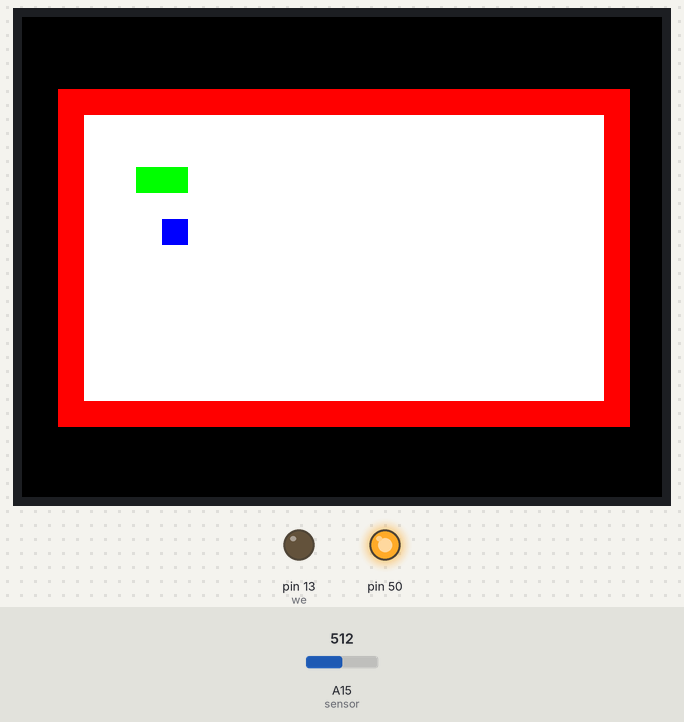
Simulated run of this sketch. Board: Arduino Mega 2560, built with avr-gcc and run on an emulated ATmega2560. Shown: 320×240 colour display, output pins drawn as LEDs (lit = HIGH). The test bench sets the inputs (shaded band); at power-on: A15 (sensor) = 512. Random numbers use the default seed unless the sketch sets one; EEPROM starts erased.

Above: at 1.5 s.
1.6 s: A15 (sensor) set to 306
At 2.97 s:
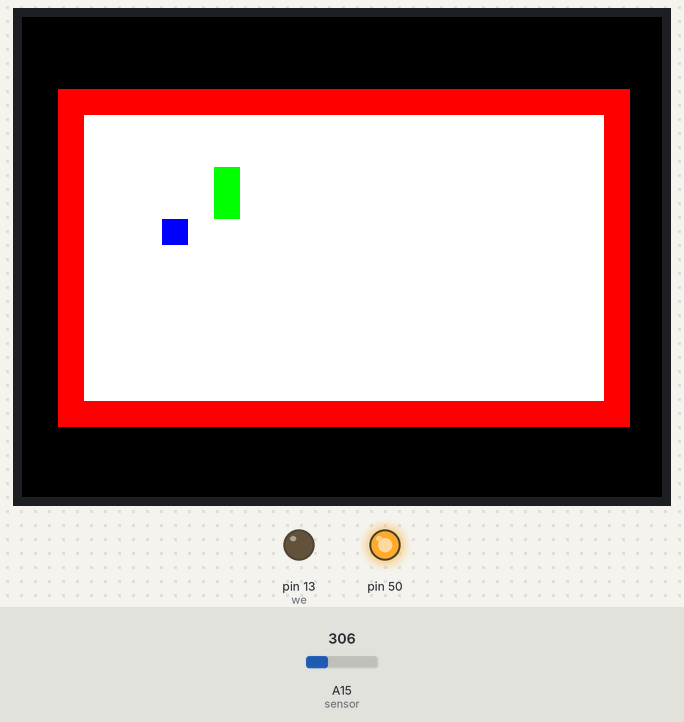
4.0 s: A15 (sensor) set to 511
At 4.78 s:
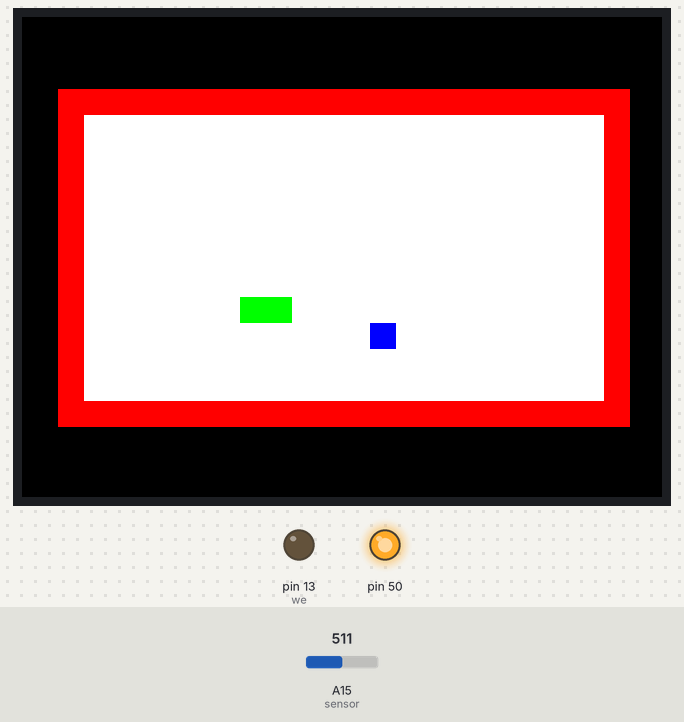
5.8 s: A15 (sensor) set to 122
At 6.54 s:
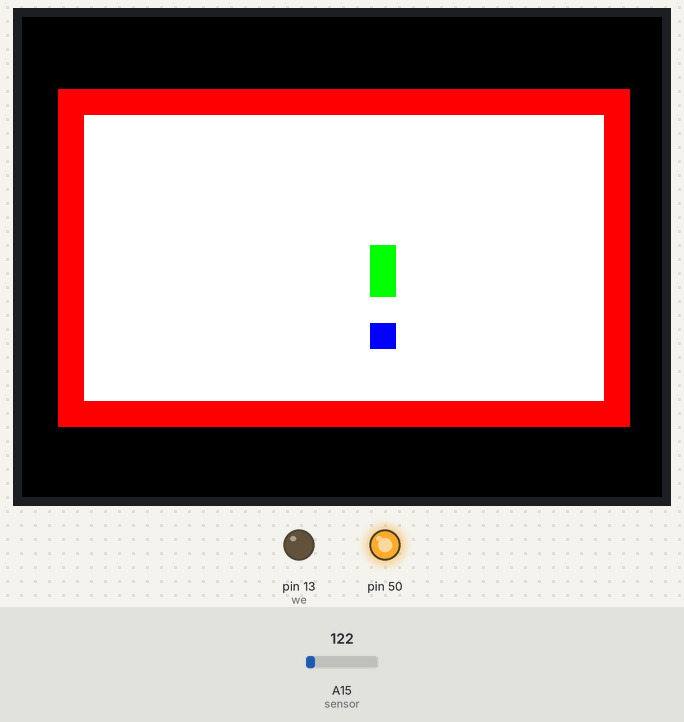
Timing chart, 0 to 8.8 s (numbered marks = the images above; inputs shaded):
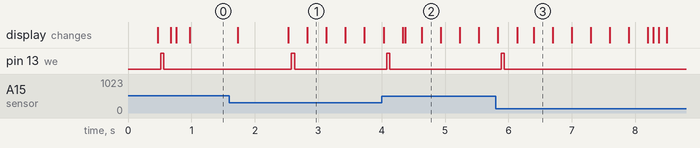

The sketch:

snake_foodtime.ino
```cpp
#include <EEPROM.h>
// #include "TimerOne.h"  // timer

#include <LCDWIKI_GUI.h>                          //Core graphics library
#include <LCDWIKI_KBV.h>                          //Hardware-specific library
LCDWIKI_KBV my_lcd(ILI9341, A3, A2, A1, A0, A4);  //model,cs,cd,wr,rd,reset

uint16_t value = 60848;           //Preload timer value (57722 for 0.5 seconds)
uint16_t time_value_food = 3035;  //Preload timer value (3035 for 4 seconds)
uint8_t first_interrupt_1 = 0;
uint8_t first_interrupt_3 = 0;
uint16_t last_time_food = 0;

int lcd_height;
int lcd_width;
const uint8_t side = 13;

int adc_key_val[5] = { 50, 200, 400, 600, 800 };
int NUM_KEYS = 5;
int adc_key_in;
int key = -1;
int oldkey = -1;

bool interrupt_state = 1;

uint8_t game_state = 1;
const uint8_t height = 11;
const uint8_t width = 20;

uint8_t base_x;
uint8_t base_y;

struct pos {
  uint8_t x;
  uint8_t y;
};

uint8_t game_array[height * width] = { 0 };
pos snake_head = { 2, 2 };
pos snake_tail = { 2, 3 };
pos food = { 3, 4 };
uint8_t snake_length = 2;
uint8_t snake_dir = 4;  // 1 left; 2 up; 3 down; 4 right;

// intermittent variables here
const uint8_t food_value = 250;
uint8_t resotre_state;


void setup() {
  // Serial.begin(115200);  // 9600 bps
  // while (!Serial) { ; }
  // delay(2000);
  // Serial.println("-----Program Restart-----  Restart times: ");

  pinMode(13, OUTPUT);  //we'll use the debug LED to output a heartbeat
  pinMode(50, OUTPUT);
  digitalWrite(50, HIGH);

  my_lcd.Init_LCD();
  // Serial.println(my_lcd.Read_ID(), HEX);
  my_lcd.Fill_Screen(0x0);
  my_lcd.Set_Rotation(1);
  lcd_height = my_lcd.Get_Display_Height();
  lcd_width = my_lcd.Get_Display_Width();

  base_x = (lcd_width - (2 + width) * side) / 2 + 1 + side;
  base_y = (lcd_height - (2 + height) * side) / 2 + 1 + side;

  if (EEPROM.read(0) == 0) {  //
    snake_dir = EEPROM[1];
    EEPROM.get(2, last_time_food);
    EEPROM.get(6, game_array);
    snake_length = 0;
  } else {
    snake_dir = EEPROM[6 + width * height];
    EEPROM.get(7 + width * height, last_time_food);
    EEPROM.get(11 + width * height, game_array);
    snake_length = 0;
  }


  uint8_t max_head = 0;
  for (int i = 0; i < width; ++i) {  // not eat food
    for (int j = 0; j < height; ++j) {
      if (game_array[i + j * width] > 0 && game_array[i + j * width] < 220) {
        snake_length++;
        if (game_array[i + j * width] > max_head) {
          snake_head.x = i;
          snake_head.y = j;
          max_head = game_array[i + j * width];
        }
      } else if (game_array[i + j * width] > 220) {
        food.x = i;
        food.y = j;
        game_array[i + j * width] = food_value;
      }
    }
  }
  // Serial.println(max_head);
  // Serial.println(snake_length);
  // Serial.println(snake_dir);
  init_game();

  // Timer1.initialize(500000);  // move per second
  // Timer1.attachInterrupt(Flash);

  noInterrupts();  // disable all interrupts
  TCCR1A = 0;
  TCCR1B = 0;
  TCNT1 = value;
  TCCR1B |= (1 << CS10) | (1 << CS12);  // 1024 prescaler
  TIMSK1 |= (1 << TOIE1);               // enable timer overflow interrupt ISR

  TCCR3A = 0;
  TCCR3B = 0;
  TCNT3 = time_value_food;
  TCCR3B |= (1 << CS30) | (1 << CS32);  // 1024 prescaler
  TIMSK3 |= (1 << TOIE3);               // enable timer overflow interrupt ISR
  interrupts();                         // enable all interrupts
}

// constantly judge the dir of snake
void loop() {
  adc_key_in = analogRead(A15);  // read the value from the sensor
  digitalWrite(13, LOW);
  key = get_key(adc_key_in);  // convert into key press
  if (key != oldkey)          // if keypress is detected
  {
    delay(50);                     // wait for debounce time
    adc_key_in = analogRead(A15);  // read the value from the sensor
    key = get_key(adc_key_in);     // convert into key press
    if (key != oldkey) {
      oldkey = key;
      if (key >= 0) {
        digitalWrite(13, HIGH);
        switch (key) {
          case 0:  // s1
            if (snake_head.x - 1 + snake_head.y * width > -1)
              if (game_array[snake_head.x - 1 + snake_head.y * width] < 1)
                snake_dir = 1;
            break;
          case 1:  // s2
            if (snake_head.x + (snake_head.y - 1) * width > -1)
              if (game_array[snake_head.x + (snake_head.y - 1) * width] < 1)
                snake_dir = 3;
            break;
          case 2:  // s3
            if (snake_head.x + (snake_head.y + 1) * width > -1)
              if (game_array[snake_head.x + (snake_head.y + 1) * width] < 1)
                snake_dir = 2;
            break;
          case 3:  // s4
            if (snake_head.x + 1 + snake_head.y * width > -1)
              if (game_array[snake_head.x + 1 + snake_head.y * width] < 1)
                snake_dir = 4;
            break;
          case 4:  // s5
            if (interrupt_state) {
              interrupt_state = 0;
              noInterrupts();
            }
            else if(interrupt_state == 0)
            {
              interrupt_state = 1;
              interrupts();
            }
            break;
        }
      }
    }
  }
  delay(50);
}

// constantly update the snake state
ISR(TIMER1_OVF_vect) {
  if (first_interrupt_1 == 0) {
    first_interrupt_1++;
    return;
  }
  TCNT1 = value;  // preload timer
  // Serial.println("Begin flash");
  switch (snake_dir) {
    case 1:
      snake_head.x--;
      break;
    case 2:
      snake_head.y++;
      break;
    case 3:
      snake_head.y--;
      break;
    case 4:
      snake_head.x++;
      break;
  }
  game_state = judge_snake();
  if (game_state == 0) {
    snake_head = { 2, 2 };
    snake_tail = { 2, 3 };
    snake_length = 2;
    snake_dir = 4;
    food = { 3, 4 };
    for (uint8_t k = 0; k < height * width; ++k)
      game_array[k] = 0;

    game_array[food.x + food.y * width] = food_value;
    game_array[snake_tail.x + snake_tail.y * width] = 1;
    game_array[snake_head.x + snake_head.y * width] = 2;
    init_game();
    return;
  } else if (game_state == 2) {
    do {
      food.x = random(width);
      food.y = random(height);
    } while (game_array[food.x + food.y * width] > 0);
    game_array[food.x + food.y * width] = food_value;
    my_lcd.Set_Draw_color(0, 0, 255);  // food
    my_lcd.Fill_Rectangle(base_x + food.x * side, base_y + food.y * side, base_x + food.x * side + side - 1, base_y + food.y * side + side - 1);
  }

  // Serial.println("Begin save");
  save_game();
  // Serial.println("End flash");
}

ISR(TIMER3_OVF_vect) {
  if (first_interrupt_3 == 0) {
    first_interrupt_3++;
    TCNT3 = last_time_food;
    // Serial.print("Last time food: ");
    // Serial.println(last_time_food);
    // Serial.println("First into interrupt, TCNT3 = ");
    // Serial.println(TCNT3);
    return;
  }
  TCNT3 = time_value_food;
  game_array[food.x + food.y * width] = 0;
  my_lcd.Set_Draw_color(255, 255, 255);  // food
  my_lcd.Fill_Rectangle(base_x + food.x * side, base_y + food.y * side, base_x + food.x * side + side - 1, base_y + food.y * side + side - 1);
  do {
    food.x = random(width);
    food.y = random(height);
  } while (game_array[food.x + food.y * width] > 0);
  game_array[food.x + food.y * width] = food_value;
  my_lcd.Set_Draw_color(0, 0, 255);  // food
  my_lcd.Fill_Rectangle(base_x + food.x * side, base_y + food.y * side, base_x + food.x * side + side - 1, base_y + food.y * side + side - 1);
}


uint8_t judge_snake() {
  uint8_t state = 1;
  if (snake_head.x < 0 || snake_head.x > width - 1 || snake_head.y < 0 || snake_head.y > height - 1) {
    state = 0;                                                    // game over;
  } else if (snake_head.x == food.x && snake_head.y == food.y) {  // eat the food
    snake_length++;
    game_array[snake_head.x + snake_head.y * width] = snake_length;
    state = 2;
    TCNT3 = time_value_food;                                         // re-initialize food timer
  } else if (game_array[snake_head.x + snake_head.y * width] > 1) {  // hit the body
    state = 0;
  } else {
    for (int i = 0; i < width; ++i) {  // not eat food
      for (int j = 0; j < height; ++j) {
        if (game_array[i + j * width] > 0) {
          if (game_array[i + j * width] == 1) {
            my_lcd.Set_Draw_color(255, 255, 255);  // white
            my_lcd.Fill_Rectangle(base_x + i * side, base_y + j * side, base_x + i * side + side - 1, base_y + j * side + side - 1);
          }
          game_array[i + j * width]--;
        }
      }
    }
    game_array[snake_head.x + snake_head.y * width] = snake_length;
  }
  my_lcd.Set_Draw_color(0, 255, 0);  // red
  my_lcd.Fill_Rectangle(base_x + snake_head.x * side, base_y + snake_head.y * side, base_x + snake_head.x * side + side - 1, base_y + snake_head.y * side + side - 1);
  return state;
}

void init_game() {

  my_lcd.Set_Draw_color(255, 0, 0);  // red
  my_lcd.Fill_Rectangle((lcd_width - (2 + width) * side) / 2 + 1, (lcd_height - (2 + height) * side) / 2 + 1, (lcd_width + (2 + width) * side) / 2, (lcd_height + (2 + height) * side) / 2);
  my_lcd.Set_Draw_color(255, 255, 255);  // black
  my_lcd.Fill_Rectangle((lcd_width - (width)*side) / 2 + 1, (lcd_height - (height)*side) / 2 + 1, (lcd_width + (width)*side) / 2, (lcd_height + (height)*side) / 2);

  for (int j = height - 1; j >= 0; --j) {
    for (int i = 0; i < width; ++i) {
      if (game_array[i + j * width] > 0 && game_array[i + j * width] < food_value) {  // body
        my_lcd.Set_Draw_color(0, 255, 0);
        my_lcd.Fill_Rectangle(base_x + i * side, base_y + j * side, base_x + i * side + side - 1, base_y + j * side + side - 1);
      } else if (game_array[i + j * width] == 0) {  // empty
      } else {                                      // food
        my_lcd.Set_Draw_color(0, 0, 255);
        my_lcd.Fill_Rectangle(base_x + i * side, base_y + j * side, base_x + i * side + side - 1, base_y + j * side + side - 1);
      }
    }
  }
}

void save_game() {
  if (EEPROM.read(0) == 1)  // back the first place
  {
    EEPROM.write(1, snake_dir);
    EEPROM.put(2, TCNT3);

    for (int i = 0; i < width; ++i)
      for (int j = 0; j < height; ++j)
        EEPROM.update(6 + i + j * width, game_array[i + j * width]);
    // EEPROM.put(2, game_array);
    EEPROM.write(0, 0);
    // Serial.print("Snake length:");
    // Serial.println(snake_length);
  } else  // back the second place
  {
    EEPROM.write(6 + width * height, snake_dir);
    EEPROM.put(7 + width * height, TCNT3);

    for (int i = 0; i < width; ++i)
      for (int j = 0; j < height; ++j)
        EEPROM.update(11 + width * height + i + j * width, game_array[i + j * width]);
    EEPROM.write(0, 1);
    // Serial.print("Snake length:");
    // Serial.println(snake_length);
  }
}

// Convert ADC value to key number
int get_key(unsigned int input) {
  int k;
  for (k = 0; k < NUM_KEYS; k++) {
    if (input < adc_key_val[k]) {
      return k;
    }
  }
  if (k >= NUM_KEYS) k = -1;  // No valid key pressed
  return k;
}
```

Measured:
- after the input at 1.6 s, pin 13 (we): LOW → HIGH after 0.98 s, → LOW 0.05 s later
- after the input at 4.0 s, pin 13 (we): LOW → HIGH after 0.08 s, → LOW 0.05 s later
- after the input at 5.8 s, pin 13 (we): LOW → HIGH after 0.09 s, → LOW 0.05 s later
